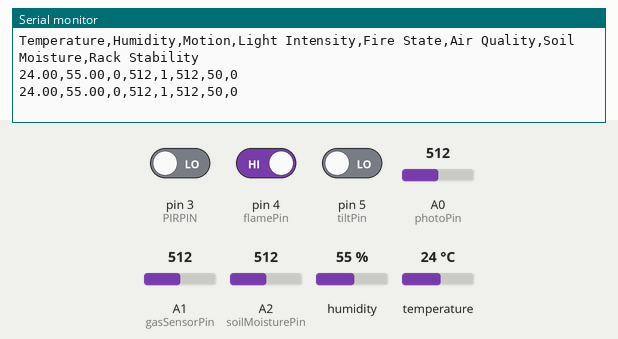
Simulated run of this sketch. Board: Arduino Uno, built with avr-gcc and run on an emulated ATmega328P. Parts: the last lines printed to the serial monitor. The inputs (shaded band) are chosen by the test bench; at power-on: humidity 55 %, A0 (photoPin) = 512, A1 (gasSensorPin) = 512, A2 (soilMoisturePin) = 512, pin 3 (PIRPIN) LOW, pin 4 (flamePin) HIGH, pin 5 (tiltPin) LOW, temperature 24 °C.

Above: at 4.8 s.
4.9 s: humidity set to 22 %
At 6.9 s:
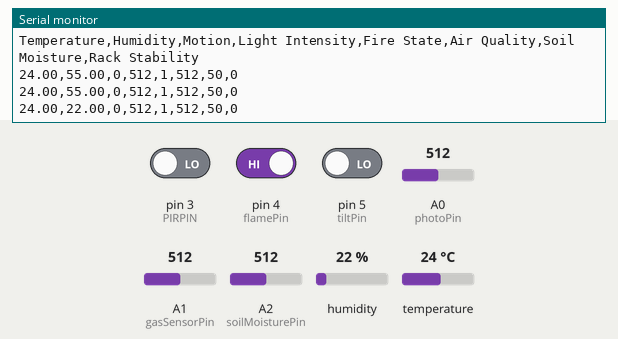
7.9 s: A0 (photoPin) set to 716
At 9.4 s:
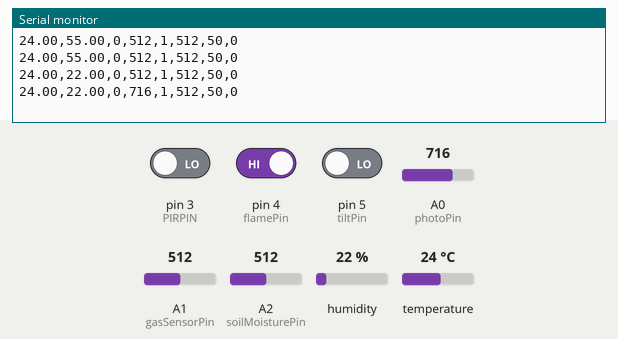
10.9 s: A1 (gasSensorPin) set to 716
At 13.1 s:
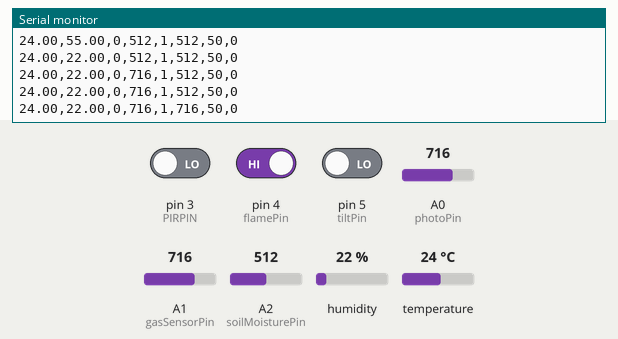
13.9 s: A2 (soilMoisturePin) set to 716
At 15.5 s:
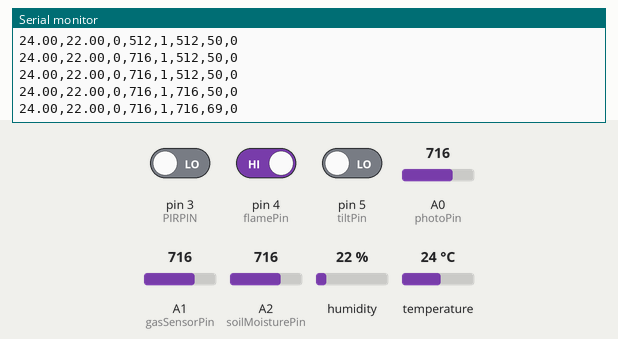
16.9 s: pin 3 (PIRPIN) driven HIGH
At 19.2 s:
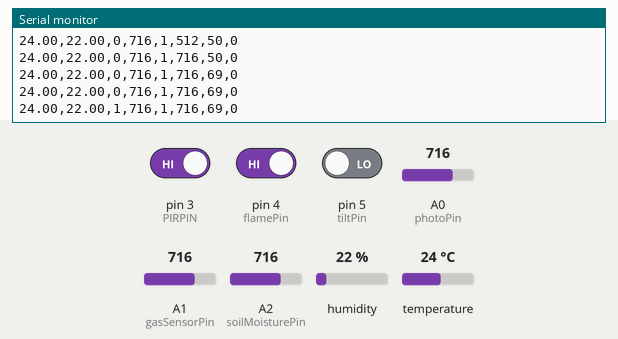
19.9 s: pin 4 (flamePin) driven LOW
At 21.7 s:
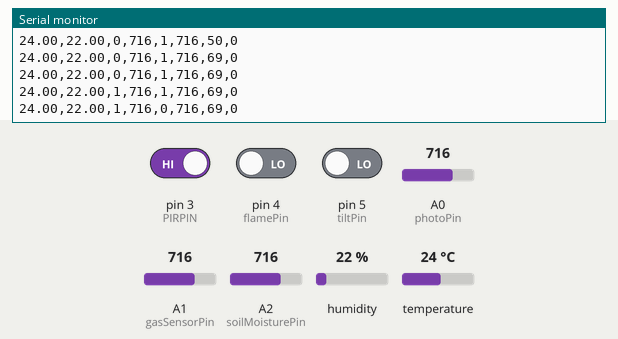

Measured:
- after the input at 4.9 s, the serial monitor: prints a new line after 1.2 s (image 1)
- after the input at 7.9 s, the serial monitor: prints a new line after 0.23 s (image 2)
- after the input at 10.9 s, the serial monitor: prints a new line after 1.3 s (image 3)
- after the input at 13.9 s, the serial monitor: prints a new line after 0.31 s (image 4)
- after the input at 16.9 s, the serial monitor: prints a new line after 1.4 s (image 5)
- after the input at 19.9 s, the serial monitor: prints a new line after 0.38 s (image 6)

The sketch:

control_code.ino
```cpp
#include <DHT.h>

#define DHTPIN 2
#define PIRPIN 3
#define DHTTYPE DHT11

DHT dht(DHTPIN, DHTTYPE);

const int photoPin = A0;
const int gasSensorPin = A1;
const int soilMoisturePin = A2;
const int flamePin = 4;
const int tiltPin = 5;

void setup() {
  Serial.begin(9600);
  dht.begin();
  pinMode(PIRPIN, INPUT);
  pinMode(flamePin, INPUT);
  pinMode(tiltPin, INPUT);
  Serial.print("Temperature");
  Serial.print(",");
  Serial.print("Humidity");
  Serial.print(",");
  Serial.print("Motion");
  Serial.print(",");
  Serial.print("Light Intensity");
  Serial.print(",");
  Serial.print("Fire State");
  Serial.print(",");
  Serial.print("Air Quality");
  Serial.print(",");
  Serial.print("Soil Moisture");
  Serial.print(",");
  Serial.print("Rack Stability");
  Serial.println("");
}

void loop() {
  delay(2000);

  float h = dht.readHumidity();
  float t = dht.readTemperature();
  if (isnan(h) || isnan(t)) {
    Serial.println("Failed to read from DHT sensor!");
    return;
  }

  int pirState = digitalRead(PIRPIN);
  int photoValue = analogRead(photoPin);
  int flameState = digitalRead(flamePin);
  int sensorValueGas = analogRead(gasSensorPin);
  int sensorValueSoil = analogRead(soilMoisturePin);
  int tiltState = digitalRead(tiltPin);

  Serial.print(t);
  Serial.print(",");
  Serial.print(h);
  Serial.print(",");
  Serial.print(pirState);
  Serial.print(",");
  Serial.print(photoValue);
  Serial.print(",");
  Serial.print(flameState);
  Serial.print(",");
  Serial.print(sensorValueGas);
  Serial.print(",");
  Serial.print(map(sensorValueSoil, 0, 1023, 0, 100));
  Serial.print(",");
  Serial.println(tiltState);
}
```
